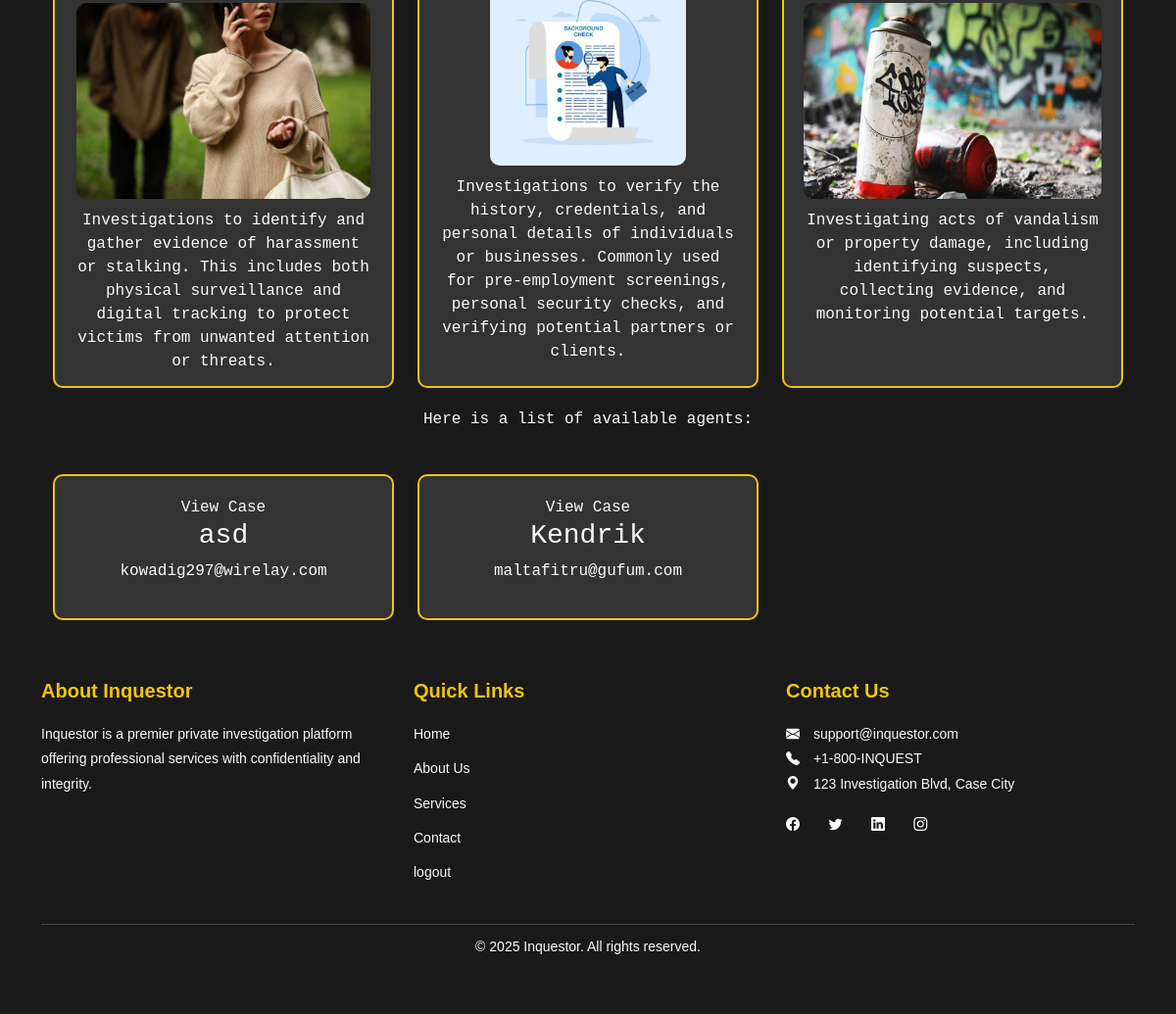
/user (lower part), run on an earlier commit of the app's database.
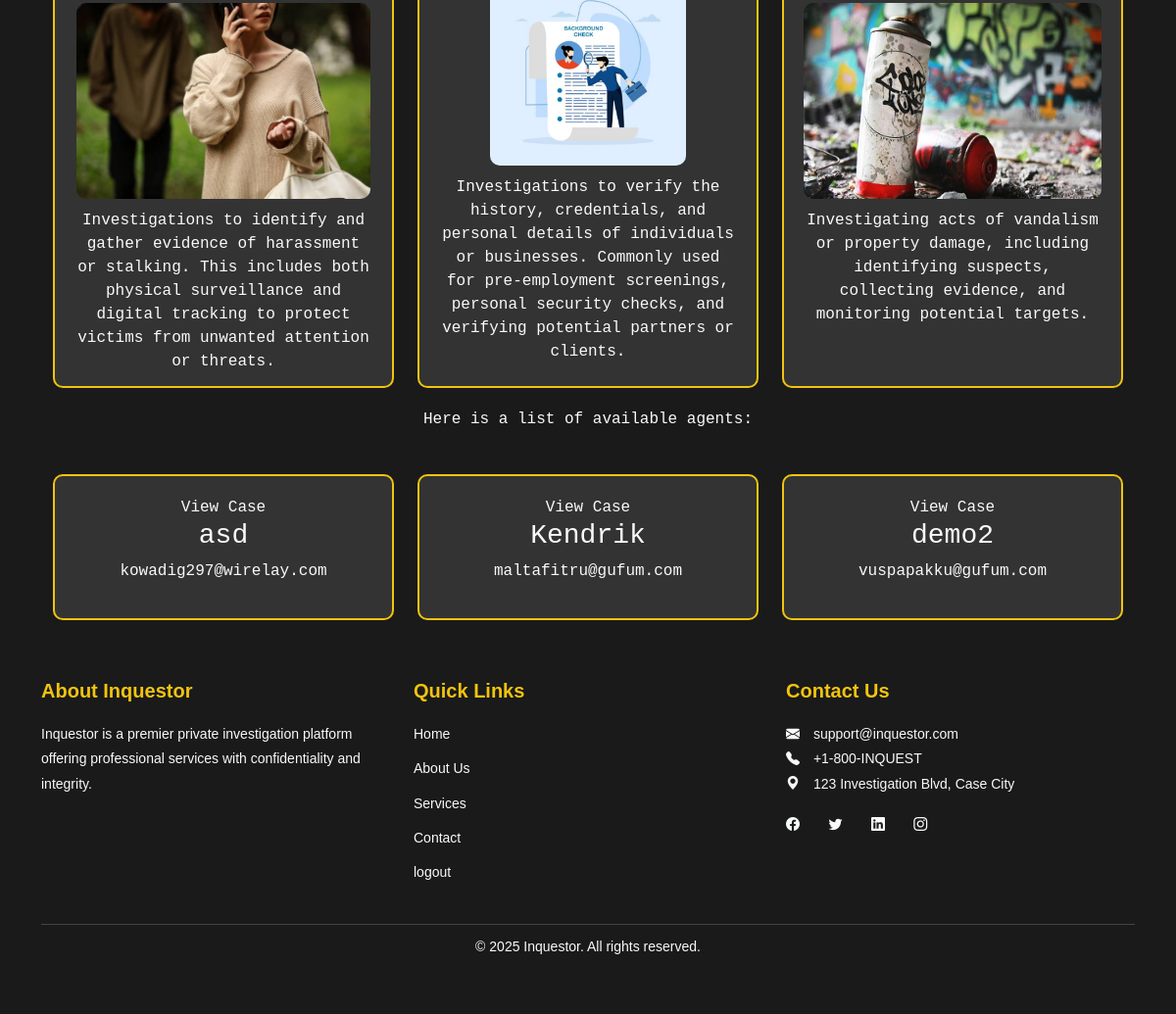
And on a later commit of the database.
### agent/models.py (models this page shows)
class CaseCategory(models.Model):
    c_name = models.CharField(max_length=255)
    c_image=models.FileField()
    c_disc=models.TextField()

class Agent(models.Model):
    user = models.ForeignKey(User, on_delete=models.SET_NULL, null=True, blank=True)
    name=models.CharField(max_length=50)
    email=models.EmailField()
    phone = models.CharField(max_length=15)
    address = models.TextField(default="Not provided")
    password=models.TextField()
    is_active = models.BooleanField(default=True)

### agent/views.py (the view)
# urls.py: path('user', views.user_home, name='user_home'),
def user_home(req):
    categories = CaseCategory.objects.all()
    agents = Agent.objects.all()
    return render(req, 'client/userhome.html', {'categories': categories,'agents': agents})

### templates/client/userhome.html (shortened to what this page needs)
<!DOCTYPE html>
<html lang="en">
<head>
    {% load static %}
    <link rel="stylesheet" href="https://cdn.jsdelivr.net/npm/bootstrap@5.3.0/dist/css/bootstrap.min.css">
    <link rel="stylesheet" href="https://cdn.jsdelivr.net/npm/bootstrap-icons/font/bootstrap-icons.css">
</head>
<body>
    <div class="container">
        <div class="categories-container row g-4">
            {% for c in categories %}
            <div class="col-md-4">
                <div class="category-card">
                    <a href="{% url 'submit_case' c.id %}">
                        {% if c.c_image %}
                            <img src="{{ c.c_image.url }}" alt="{{ c.c_name }} image">
                        {% else %}
                            <p>No image available</p>
                        {% endif %}
                        <p>{{ c.c_disc }}</p>
                    </a>
                </div>
            </div>
            {% endfor %}
        </div>
    </div>
    <div class="container">
        <p class="text-center">Here is a list of available agents:</p>
        <div class="agents-container row g-4">
            {% for agent in agents %}
            <div class="col-md-4">
                <div class="agent-card">
                    <a href="{% url 'agent_profile' agent.id %}">View Case</a>
                        <h3>{{ agent.user.username }}</h3>
                        <p>{{ agent.user.email }}</p>
                </div>
            </div>
            {% endfor %}
        </div>
    </div>
    <footer class="footer">
        <div class="container">
            <div class="row">
                <div class="col-md-4 footer-about">
                    <h5>About Inquestor</h5>
                    <p>Inquestor is a premier private investigation platform offering professional services with confidentiality and integrity.</p>
                </div>
                <div class="col-md-4 footer-links">
                    <h5>Quick Links</h5>
                    <ul class="list-unstyled">
                        <li><a href="#">Home</a></li>
                        <li><a href="#">About Us</a></li>
                        <li><a href="#">Services</a></li>
                        <li><a href="contact/">Contact</a></li>
                        <li><a href="logout/">logout</a></li>
                    </ul>
                </div>
                <div class="col-md-4 footer-contact">
                    <h5>Contact Us</h5>
                    <p>
                        <i class="bi bi-envelope-fill"></i> support@inquestor.com<br>
                        <i class="bi bi-telephone-fill"></i> +1-800-INQUEST<br>
                        <i class="bi bi-geo-alt-fill"></i> 123 Investigation Blvd, Case City
                    </p>
                    <div class="social-icons">
                        <a href="#" class="social-icon"><i class="bi bi-facebook"></i></a>
                        <a href="#" class="social-icon"><i class="bi bi-twitter"></i></a>
                        <a href="#" class="social-icon"><i class="bi bi-linkedin"></i></a>
                        <a href="#" class="social-icon"><i class="bi bi-instagram"></i></a>
                    </div>
                </div>
            </div>
            <div class="footer-bottom text-center mt-4">
                <p>&copy; 2025 Inquestor. All rights reserved.</p>
            </div>
        </div>
    </footer>
</body>
</html>

What changed in the data, as far as the page shows it:
added Agent: user.username "demo2", user.email "vuspapakku@gufum.com"
